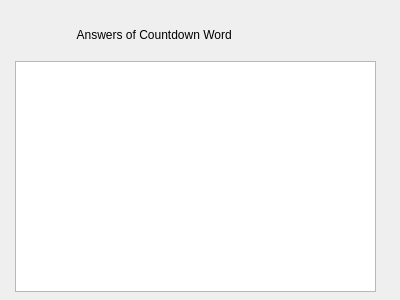
<?xml version="1.0" encoding="UTF-8"?>
<ui version="4.0">
 <class>Form</class>
 <widget class="QWidget" name="Form">
  <property name="geometry">
   <rect>
    <x>0</x>
    <y>0</y>
    <width>400</width>
    <height>300</height>
   </rect>
  </property>
  <property name="windowTitle">
   <string>Form</string>
  </property>
  <widget class="QTextBrowser" name="textBrowser">
   <property name="geometry">
    <rect>
     <x>15</x>
     <y>61</y>
     <width>361</width>
     <height>231</height>
    </rect>
   </property>
  </widget>
  <widget class="QLabel" name="label">
   <property name="geometry">
    <rect>
     <x>44</x>
     <y>19</y>
     <width>291</width>
     <height>31</height>
    </rect>
   </property>
   <property name="styleSheet">
    <string notr="true">font: 75 10pt &quot;MS Shell Dlg 2&quot;;</string>
   </property>
   <property name="text">
    <string>          Answers of Countdown Word </string>
   </property>
  </widget>
 </widget>
 <resources/>
 <connections/>
</ui>
